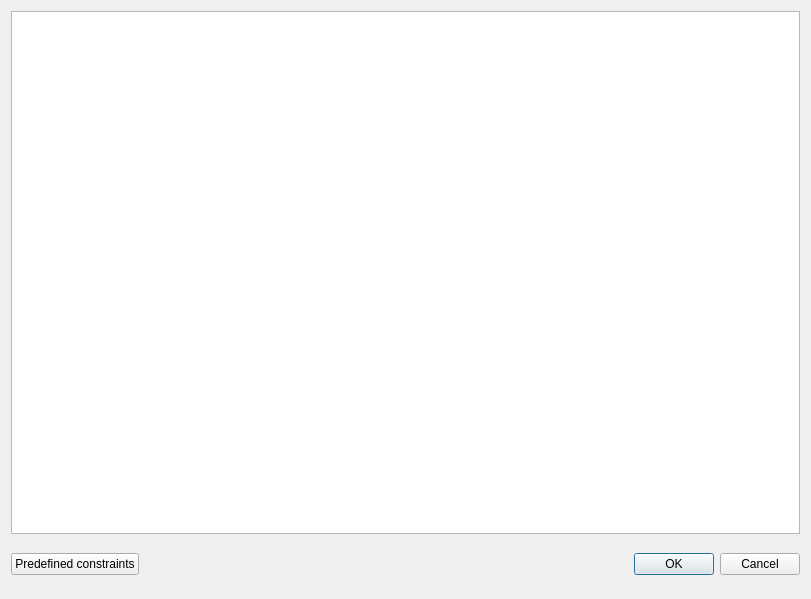
<?xml version="1.0" encoding="UTF-8"?>
<ui version="4.0">
 <class>IDAngrConstraintsDialog</class>
 <widget class="QDialog" name="IDAngrConstraintsDialog">
  <property name="geometry">
   <rect>
    <x>0</x>
    <y>0</y>
    <width>811</width>
    <height>599</height>
   </rect>
  </property>
  <property name="windowTitle">
   <string>Edit Constraints</string>
  </property>
  <layout class="QGridLayout" name="gridLayout_2">
   <item row="0" column="0">
    <widget class="QPlainTextEdit" name="constrEdit">
     <property name="enabled">
      <bool>true</bool>
     </property>
    </widget>
   </item>
   <item row="1" column="0">
    <layout class="QGridLayout" name="gridLayout">
     <item row="0" column="0">
      <widget class="QPushButton" name="savedsBtn">
       <property name="enabled">
        <bool>true</bool>
       </property>
       <property name="text">
        <string>Predefined constraints</string>
       </property>
      </widget>
     </item>
     <item row="0" column="1">
      <widget class="QDialogButtonBox" name="buttonBox">
       <property name="minimumSize">
        <size>
         <width>0</width>
         <height>48</height>
        </size>
       </property>
       <property name="orientation">
        <enum>Qt::Horizontal</enum>
       </property>
       <property name="standardButtons">
        <set>QDialogButtonBox::Cancel|QDialogButtonBox::Ok</set>
       </property>
      </widget>
     </item>
    </layout>
   </item>
  </layout>
 </widget>
 <resources/>
 <connections>
  <connection>
   <sender>buttonBox</sender>
   <signal>accepted()</signal>
   <receiver>IDAngrConstraintsDialog</receiver>
   <slot>accept()</slot>
   <hints>
    <hint type="sourcelabel">
     <x>248</x>
     <y>254</y>
    </hint>
    <hint type="destinationlabel">
     <x>157</x>
     <y>274</y>
    </hint>
   </hints>
  </connection>
  <connection>
   <sender>buttonBox</sender>
   <signal>rejected()</signal>
   <receiver>IDAngrConstraintsDialog</receiver>
   <slot>reject()</slot>
   <hints>
    <hint type="sourcelabel">
     <x>316</x>
     <y>260</y>
    </hint>
    <hint type="destinationlabel">
     <x>286</x>
     <y>274</y>
    </hint>
   </hints>
  </connection>
 </connections>
</ui>
